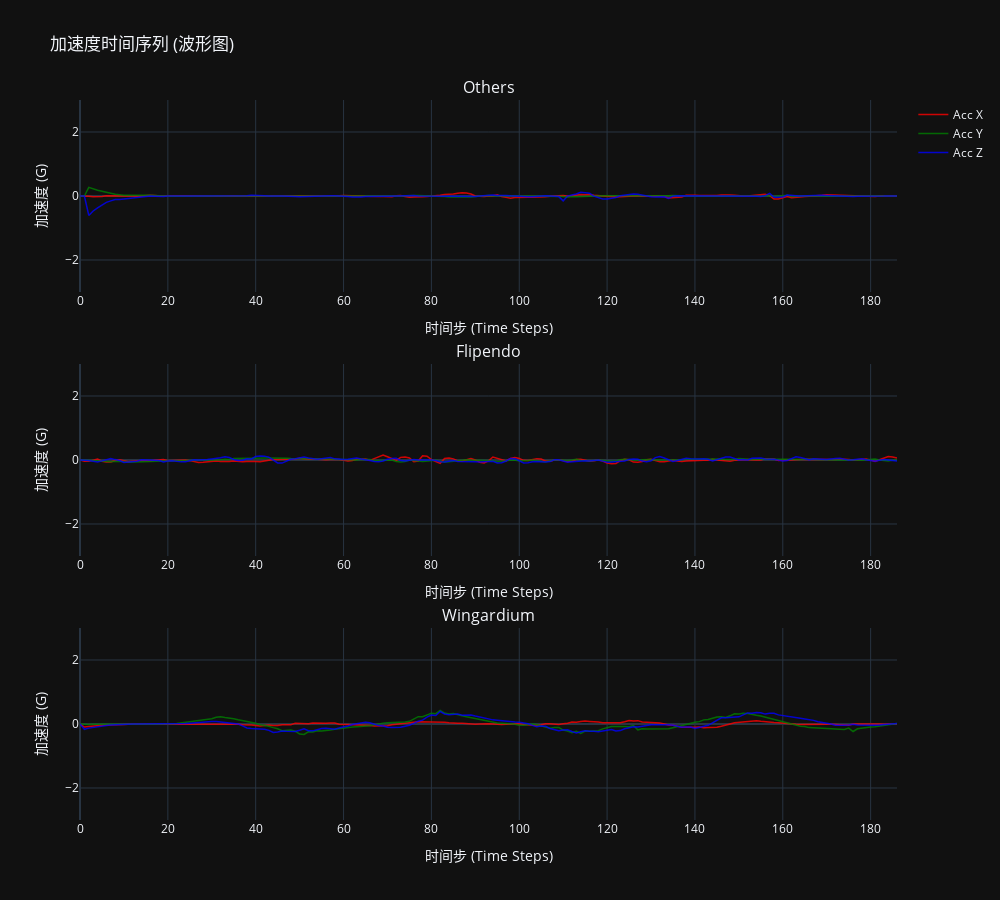

Notebook code cell kept with this figure:
### Code cell
import pandas as pd
import plotly.graph_objects as go
from plotly.subplots import make_subplots
import numpy as np

# 1. 读取数据
csv_file = 'data_calc_acc.csv'
try:
    df = pd.read_csv(csv_file)
    print(f"数据加载成功: {len(df)} 样本")
except FileNotFoundError:
    print("找不到文件")
    exit()

# 2. 配置
LABEL_MAP_INV = {
    0: 'Others',
    1: 'Flipendo',
    2: 'Wingardium'
}
SAMPLES_TO_SHOW = 1 # 每个类别看几个样本

# 3. 创建子图 (每个类别一列)
fig = make_subplots(
    rows=len(LABEL_MAP_INV), cols=1,
    subplot_titles=[v for k, v in LABEL_MAP_INV.items()],
    vertical_spacing=0.1
)

print("正在生成波形图...")

for i, (label_id, label_name) in enumerate(LABEL_MAP_INV.items()):
    class_df = df[df['label'] == label_id]
    if len(class_df) == 0: continue

    # 随机抽样
    sample_row = class_df.sample(1).iloc[0]
    
    # 提取数据
    raw_values = sample_row.drop('label').values
    # 确保是 3 的倍数并 reshape
    valid_len = len(raw_values) - (len(raw_values) % 3)
    waveform = raw_values[:valid_len].reshape(-1, 3)
    
    # X 轴 (红色)
    fig.add_trace(go.Scatter(
        y=waveform[:, 0], mode='lines', name='Acc X',
        line=dict(color='red', width=1.5), opacity=0.8,
        showlegend=(i==0) # 只在第一张图显示图例
    ), row=i+1, col=1)

    # Y 轴 (绿色)
    fig.add_trace(go.Scatter(
        y=waveform[:, 1], mode='lines', name='Acc Y',
        line=dict(color='green', width=1.5), opacity=0.8,
        showlegend=(i==0)
    ), row=i+1, col=1)

    # Z 轴 (蓝色)
    fig.add_trace(go.Scatter(
        y=waveform[:, 2], mode='lines', name='Acc Z',
        line=dict(color='blue', width=1.5), opacity=0.8,
        showlegend=(i==0)
    ), row=i+1, col=1)

# 4. 布局调整
fig.update_layout(
    height=900, width=1000,
    title_text="加速度时间序列 (波形图)",
    template="plotly_dark"
)

# 锁定 Y 轴范围，方便对比 (Arduino 量程通常是 +-4G)
fig.update_yaxes(range=[-3, 3], title_text="加速度 (G)")
fig.update_xaxes(title_text="时间步 (Time Steps)")

fig.show()

### Figure 1 — Plotly figure (JSON) as saved in the notebook; plotly's stock layout.template omitted (floating-point values rounded to 4 significant figures; data arrays with more than 128 entries replaced by an {"elided": "..."} marker saying what was removed)
{"data": [{"line": {"color": "red", "width": 1.5}, "mode": "lines", "name": "Acc X", "opacity": 0.8, "showlegend": true, "y": {"elided": "187 float values"}, "type": "scatter", "xaxis": "x", "yaxis": "y"}, {"line": {"color": "green", "width": 1.5}, "mode": "lines", "name": "Acc Y", "opacity": 0.8, "showlegend": true, "y": {"elided": "187 float values"}, "type": "scatter", "xaxis": "x", "yaxis": "y"}, {"line": {"color": "blue", "width": 1.5}, "mode": "lines", "name": "Acc Z", "opacity": 0.8, "showlegend": true, "y": {"elided": "187 float values"}, "type": "scatter", "xaxis": "x", "yaxis": "y"}, {"line": {"color": "red", "width": 1.5}, "mode": "lines", "name": "Acc X", "opacity": 0.8, "showlegend": false, "y": {"elided": "187 float values"}, "type": "scatter", "xaxis": "x2", "yaxis": "y2"}, {"line": {"color": "green", "width": 1.5}, "mode": "lines", "name": "Acc Y", "opacity": 0.8, "showlegend": false, "y": {"elided": "187 float values"}, "type": "scatter", "xaxis": "x2", "yaxis": "y2"}, {"line": {"color": "blue", "width": 1.5}, "mode": "lines", "name": "Acc Z", "opacity": 0.8, "showlegend": false, "y": {"elided": "187 float values"}, "type": "scatter", "xaxis": "x2", "yaxis": "y2"}, {"line": {"color": "red", "width": 1.5}, "mode": "lines", "name": "Acc X", "opacity": 0.8, "showlegend": false, "y": {"elided": "187 float values"}, "type": "scatter", "xaxis": "x3", "yaxis": "y3"}, {"line": {"color": "green", "width": 1.5}, "mode": "lines", "name": "Acc Y", "opacity": 0.8, "showlegend": false, "y": {"elided": "187 float values"}, "type": "scatter", "xaxis": "x3", "yaxis": "y3"}, {"line": {"color": "blue", "width": 1.5}, "mode": "lines", "name": "Acc Z", "opacity": 0.8, "showlegend": false, "y": {"elided": "187 float values"}, "type": "scatter", "xaxis": "x3", "yaxis": "y3"}], "layout": {"xaxis": {"anchor": "y", "domain": [0.0, 1.0], "title": {"text": "时间步 (Time Steps)"}}, "yaxis": {"anchor": "x", "domain": [0.7333, 1.0], "title": {"text": "加速度 (G)"}, "range": [-3, 3]}, "xaxis2": {"anchor": "y2", "domain": [0.0, 1.0], "title": {"text": "时间步 (Time Steps)"}}, "yaxis2": {"anchor": "x2", "domain": [0.3667, 0.6333], "title": {"text": "加速度 (G)"}, "range": [-3, 3]}, "xaxis3": {"anchor": "y3", "domain": [0.0, 1.0], "title": {"text": "时间步 (Time Steps)"}}, "yaxis3": {"anchor": "x3", "domain": [0.0, 0.2667], "title": {"text": "加速度 (G)"}, "range": [-3, 3]}, "annotations": [{"font": {"size": 16}, "showarrow": false, "text": "Others", "x": 0.5, "xanchor": "center", "xref": "paper", "y": 1.0, "yanchor": "bottom", "yref": "paper"}, {"font": {"size": 16}, "showarrow": false, "text": "Flipendo", "x": 0.5, "xanchor": "center", "xref": "paper", "y": 0.6333, "yanchor": "bottom", "yref": "paper"}, {"font": {"size": 16}, "showarrow": false, "text": "Wingardium", "x": 0.5, "xanchor": "center", "xref": "paper", "y": 0.2667, "yanchor": "bottom", "yref": "paper"}], "title": {"text": "加速度时间序列 (波形图)"}, "height": 900, "width": 1000}}
